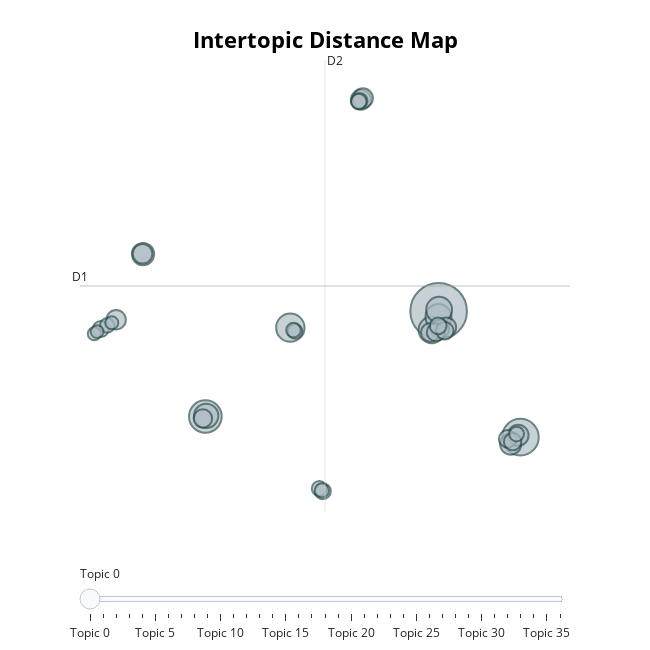

Source (notebook cell):
### Code cell
model.visualize_topics()

### Figure 1 — Plotly figure (JSON) as saved in the notebook; plotly's stock layout.template omitted (floating-point values rounded to 4 significant figures)
{"data": [{"customdata": [[0, "catholic | ireland | protestant | church | roman catholic", 1548], [1, "france | country | army | french | military", 649], [2, "witness | testimony | case | evidence | justice", 516], [3, "fund | sum | year | pay | ireland", 389], [4, "committee | bill | occasion | subject | think", 338], [5, "parliament | think | make | lord | subject", 326], [6, "lord | make | state | country | subject", 325], [7, "noble | noble lord | lord | earl | noble earl", 287], [8, "room | bergami | sleep | royal highness | highness", 240], [9, "spain | portugal | distress | country | labour", 217], [10, "army | war | volunteer | military | country", 211], [11, "chancellor exchequer | chancellor | exchequer | exchequer observe | propose", 193], [12, "motion | speaker | support | present motion | object motion", 189], [13, "pergami | royal highness | highness | royal | naples", 187], [14, "baronet | baronet baronet | worthy baronet | lord | speech", 184], [15, "year | sit | state | country | go", 184], [16, "minister | measure | give | country | present", 173], [17, "petition | petitioner | present | property | county", 170], [18, "lordship | lord | noble | counsel | think", 166], [19, "bill | reading | second | reading bill | time", 157], [20, "ship | seaman | vessel | fleet | naval", 149], [21, "prince | regent | royal | prince regent | highness", 148], [22, "militia | enemy | army | force | time", 147], [23, "petitioner | petition | present | country | people", 136], [24, "danger | consent | india | change | promise", 125], [25, "argument | precedent | reject | dissent | refuse", 124], [26, "minister | majesty | majesty minister | measure | appeal", 123], [27, "parliament | people | vote | discontent | government", 116], [28, "punishment | offence | inflict | severe | punish", 110], [29, "officer | gallant | regiment | duty | general", 105], [30, "bank | bank england | england | debt | note", 104], [31, "tax | year | taxation | increase | country", 103], [32, "confess | view | point | walk | confession", 102], [33, "virtue | majesty | regret | honourable | make", 98], [34, "speech | part speech | part | knowledge | newspaper", 83], [35, "side | believe | ciudad rodrigo | rodrigo | ciudad", 82], [36, "evidence | conclusion | witness | give | give evidence", 80]], "hovertemplate": "<b>Topic %{customdata[0]}</b><br>%{customdata[1]}<br>Size: %{customdata[2]}", "legendgroup": "", "marker": {"color": "#B0BEC5", "size": [1548, 649, 516, 389, 338, 326, 325, 287, 240, 217, 211, 193, 189, 187, 184, 184, 173, 170, 166, 157, 149, 148, 147, 136, 125, 124, 123, 116, 110, 105, 104, 103, 102, 98, 83, 82, 80], "sizemode": "area", "sizeref": 0.9675, "symbol": "circle", "line": {"color": "DarkSlateGrey", "width": 2}}, "mode": "markers", "name": "", "orientation": "v", "showlegend": false, "x": [16.22, 21.55, 1.027, 6.562, 15.77, 16.21, 16.25, 1.08, -3.033, 20.92, 21.4, 11.16, 11.29, -3.063, 16.72, -4.787, 16.29, 15.68, 0.8667, 16.04, 20.72, 16.62, 21.05, 16.19, 8.675, -5.777, 11.07, 11.01, 8.453, 21.3, 6.872, 6.769, -5.366, 8.614, -5.07, -6.207, -6.023], "xaxis": "x", "y": [3.396, -6.929, -5.236, 2.047, 1.852, 2.912, 3.508, -5.183, 8.07, -7.492, -6.774, 20.71, 20.85, 8.101, 2.077, 2.691, 1.946, 1.655, -5.397, 1.667, -7.068, 1.783, -7.296, 2.197, -11.36, 1.937, 20.62, 20.57, -11.13, -6.67, 1.737, 1.84, 2.228, -11.29, 2.447, 1.54, 1.723], "yaxis": "y", "type": "scatter"}], "layout": {"xaxis": {"anchor": "y", "domain": [0.0, 1.0], "title": {"text": ""}, "visible": false, "range": [-7.138, 24.78]}, "yaxis": {"anchor": "x", "domain": [0.0, 1.0], "title": {"text": ""}, "visible": false, "range": [-13.06, 23.97]}, "legend": {"tracegroupgap": 0, "itemsizing": "constant"}, "margin": {"t": 60}, "title": {"font": {"size": 22, "color": "Black"}, "text": "<b>Intertopic Distance Map</b>", "y": 0.95, "x": 0.5, "xanchor": "center", "yanchor": "top"}, "hoverlabel": {"font": {"size": 16, "family": "Rockwell"}, "bgcolor": "white"}, "width": 650, "height": 650, "sliders": [{"active": 0, "pad": {"t": 50}, "steps": [{"args": [{"marker.color": [["red", "#B0BEC5", "#B0BEC5", "#B0BEC5", "#B0BEC5", "#B0BEC5", "#B0BEC5", "#B0BEC5", "#B0BEC5", "#B0BEC5", "#B0BEC5", "#B0BEC5", "#B0BEC5", "#B0BEC5", "#B0BEC5", "#B0BEC5", "#B0BEC5", "#B0BEC5", "#B0BEC5", "#B0BEC5", "#B0BEC5", "#B0BEC5", "#B0BEC5", "#B0BEC5", "#B0BEC5", "#B0BEC5", "#B0BEC5", "#B0BEC5", "#B0BEC5", "#B0BEC5", "#B0BEC5", "#B0BEC5", "#B0BEC5", "#B0BEC5", "#B0BEC5", "#B0BEC5", "#B0BEC5"]]}], "label": "Topic 0", "method": "update"}, {"args": [{"marker.color": [["#B0BEC5", "red", "#B0BEC5", "#B0BEC5", "#B0BEC5", "#B0BEC5", "#B0BEC5", "#B0BEC5", "#B0BEC5", "#B0BEC5", "#B0BEC5", "#B0BEC5", "#B0BEC5", "#B0BEC5", "#B0BEC5", "#B0BEC5", "#B0BEC5", "#B0BEC5", "#B0BEC5", "#B0BEC5", "#B0BEC5", "#B0BEC5", "#B0BEC5", "#B0BEC5", "#B0BEC5", "#B0BEC5", "#B0BEC5", "#B0BEC5", "#B0BEC5", "#B0BEC5", "#B0BEC5", "#B0BEC5", "#B0BEC5", "#B0BEC5", "#B0BEC5", "#B0BEC5", "#B0BEC5"]]}], "label": "Topic 1", "method": "update"}, {"args": [{"marker.color": [["#B0BEC5", "#B0BEC5", "red", "#B0BEC5", "#B0BEC5", "#B0BEC5", "#B0BEC5", "#B0BEC5", "#B0BEC5", "#B0BEC5", "#B0BEC5", "#B0BEC5", "#B0BEC5", "#B0BEC5", "#B0BEC5", "#B0BEC5", "#B0BEC5", "#B0BEC5", "#B0BEC5", "#B0BEC5", "#B0BEC5", "#B0BEC5", "#B0BEC5", "#B0BEC5", "#B0BEC5", "#B0BEC5", "#B0BEC5", "#B0BEC5", "#B0BEC5", "#B0BEC5", "#B0BEC5", "#B0BEC5", "#B0BEC5", "#B0BEC5", "#B0BEC5", "#B0BEC5", "#B0BEC5"]]}], "label": "Topic 2", "method": "update"}, {"args": [{"marker.color": [["#B0BEC5", "#B0BEC5", "#B0BEC5", "red", "#B0BEC5", "#B0BEC5", "#B0BEC5", "#B0BEC5", "#B0BEC5", "#B0BEC5", "#B0BEC5", "#B0BEC5", "#B0BEC5", "#B0BEC5", "#B0BEC5", "#B0BEC5", "#B0BEC5", "#B0BEC5", "#B0BEC5", "#B0BEC5", "#B0BEC5", "#B0BEC5", "#B0BEC5", "#B0BEC5", "#B0BEC5", "#B0BEC5", "#B0BEC5", "#B0BEC5", "#B0BEC5", "#B0BEC5", "#B0BEC5", "#B0BEC5", "#B0BEC5", "#B0BEC5", "#B0BEC5", "#B0BEC5", "#B0BEC5"]]}], "label": "Topic 3", "method": "update"}, {"args": [{"marker.color": [["#B0BEC5", "#B0BEC5", "#B0BEC5", "#B0BEC5", "red", "#B0BEC5", "#B0BEC5", "#B0BEC5", "#B0BEC5", "#B0BEC5", "#B0BEC5", "#B0BEC5", "#B0BEC5", "#B0BEC5", "#B0BEC5", "#B0BEC5", "#B0BEC5", "#B0BEC5", "#B0BEC5", "#B0BEC5", "#B0BEC5", "#B0BEC5", "#B0BEC5", "#B0BEC5", "#B0BEC5", "#B0BEC5", "#B0BEC5", "#B0BEC5", "#B0BEC5", "#B0BEC5", "#B0BEC5", "#B0BEC5", "#B0BEC5", "#B0BEC5", "#B0BEC5", "#B0BEC5", "#B0BEC5"]]}], "label": "Topic 4", "method": "update"}, {"args": [{"marker.color": [["#B0BEC5", "#B0BEC5", "#B0BEC5", "#B0BEC5", "#B0BEC5", "red", "#B0BEC5", "#B0BEC5", "#B0BEC5", "#B0BEC5", "#B0BEC5", "#B0BEC5", "#B0BEC5", "#B0BEC5", "#B0BEC5", "#B0BEC5", "#B0BEC5", "#B0BEC5", "#B0BEC5", "#B0BEC5", "#B0BEC5", "#B0BEC5", "#B0BEC5", "#B0BEC5", "#B0BEC5", "#B0BEC5", "#B0BEC5", "#B0BEC5", "#B0BEC5", "#B0BEC5", "#B0BEC5", "#B0BEC5", "#B0BEC5", "#B0BEC5", "#B0BEC5", "#B0BEC5", "#B0BEC5"]]}], "label": "Topic 5", "method": "update"}, {"args": [{"marker.color": [["#B0BEC5", "#B0BEC5", "#B0BEC5", "#B0BEC5", "#B0BEC5", "#B0BEC5", "red", "#B0BEC5", "#B0BEC5", "#B0BEC5", "#B0BEC5", "#B0BEC5", "#B0BEC5", "#B0BEC5", "#B0BEC5", "#B0BEC5", "#B0BEC5", "#B0BEC5", "#B0BEC5", "#B0BEC5", "#B0BEC5", "#B0BEC5", "#B0BEC5", "#B0BEC5", "#B0BEC5", "#B0BEC5", "#B0BEC5", "#B0BEC5", "#B0BEC5", "#B0BEC5", "#B0BEC5", "#B0BEC5", "#B0BEC5", "#B0BEC5", "#B0BEC5", "#B0BEC5", "#B0BEC5"]]}], "label": "Topic 6", "method": "update"}, {"args": [{"marker.color": [["#B0BEC5", "#B0BEC5", "#B0BEC5", "#B0BEC5", "#B0BEC5", "#B0BEC5", "#B0BEC5", "red", "#B0BEC5", "#B0BEC5", "#B0BEC5", "#B0BEC5", "#B0BEC5", "#B0BEC5", "#B0BEC5", "#B0BEC5", "#B0BEC5", "#B0BEC5", "#B0BEC5", "#B0BEC5", "#B0BEC5", "#B0BEC5", "#B0BEC5", "#B0BEC5", "#B0BEC5", "#B0BEC5", "#B0BEC5", "#B0BEC5", "#B0BEC5", "#B0BEC5", "#B0BEC5", "#B0BEC5", "#B0BEC5", "#B0BEC5", "#B0BEC5", "#B0BEC5", "#B0BEC5"]]}], "label": "Topic 7", "method": "update"}, {"args": [{"marker.color": [["#B0BEC5", "#B0BEC5", "#B0BEC5", "#B0BEC5", "#B0BEC5", "#B0BEC5", "#B0BEC5", "#B0BEC5", "red", "#B0BEC5", "#B0BEC5", "#B0BEC5", "#B0BEC5", "#B0BEC5", "#B0BEC5", "#B0BEC5", "#B0BEC5", "#B0BEC5", "#B0BEC5", "#B0BEC5", "#B0BEC5", "#B0BEC5", "#B0BEC5", "#B0BEC5", "#B0BEC5", "#B0BEC5", "#B0BEC5", "#B0BEC5", "#B0BEC5", "#B0BEC5", "#B0BEC5", "#B0BEC5", "#B0BEC5", "#B0BEC5", "#B0BEC5", "#B0BEC5", "#B0BEC5"]]}], "label": "Topic 8", "method": "update"}, {"args": [{"marker.color": [["#B0BEC5", "#B0BEC5", "#B0BEC5", "#B0BEC5", "#B0BEC5", "#B0BEC5", "#B0BEC5", "#B0BEC5", "#B0BEC5", "red", "#B0BEC5", "#B0BEC5", "#B0BEC5", "#B0BEC5", "#B0BEC5", "#B0BEC5", "#B0BEC5", "#B0BEC5", "#B0BEC5", "#B0BEC5", "#B0BEC5", "#B0BEC5", "#B0BEC5", "#B0BEC5", "#B0BEC5", "#B0BEC5", "#B0BEC5", "#B0BEC5", "#B0BEC5", "#B0BEC5", "#B0BEC5", "#B0BEC5", "#B0BEC5", "#B0BEC5", "#B0BEC5", "#B0BEC5", "#B0BEC5"]]}], "label": "Topic 9", "method": "update"}, {"args": [{"marker.color": [["#B0BEC5", "#B0BEC5", "#B0BEC5", "#B0BEC5", "#B0BEC5", "#B0BEC5", "#B0BEC5", "#B0BEC5", "#B0BEC5", "#B0BEC5", "red", "#B0BEC5", "#B0BEC5", "#B0BEC5", "#B0BEC5", "#B0BEC5", "#B0BEC5", "#B0BEC5", "#B0BEC5", "#B0BEC5", "#B0BEC5", "#B0BEC5", "#B0BEC5", "#B0BEC5", "#B0BEC5", "#B0BEC5", "#B0BEC5", "#B0BEC5", "#B0BEC5", "#B0BEC5", "#B0BEC5", "#B0BEC5", "#B0BEC5", "#B0BEC5", "#B0BEC5", "#B0BEC5", "#B0BEC5"]]}], "label": "Topic 10", "method": "update"}, {"args": [{"marker.color": [["#B0BEC5", "#B0BEC5", "#B0BEC5", "#B0BEC5", "#B0BEC5", "#B0BEC5", "#B0BEC5", "#B0BEC5", "#B0BEC5", "#B0BEC5", "#B0BEC5", "red", "#B0BEC5", "#B0BEC5", "#B0BEC5", "#B0BEC5", "#B0BEC5", "#B0BEC5", "#B0BEC5", "#B0BEC5", "#B0BEC5", "#B0BEC5", "#B0BEC5", "#B0BEC5", "#B0BEC5", "#B0BEC5", "#B0BEC5", "#B0BEC5", "#B0BEC5", "#B0BEC5", "#B0BEC5", "#B0BEC5", "#B0BEC5", "#B0BEC5", "#B0BEC5", "#B0BEC5", "#B0BEC5"]]}], "label": "Topic 11", "method": "update"}, {"args": [{"marker.color": [["#B0BEC5", "#B0BEC5", "#B0BEC5", "#B0BEC5", "#B0BEC5", "#B0BEC5", "#B0BEC5", "#B0BEC5", "#B0BEC5", "#B0BEC5", "#B0BEC5", "#B0BEC5", "red", "#B0BEC5", "#B0BEC5", "#B0BEC5", "#B0BEC5", "#B0BEC5", "#B0BEC5", "#B0BEC5", "#B0BEC5", "#B0BEC5", "#B0BEC5", "#B0BEC5", "#B0BEC5", "#B0BEC5", "#B0BEC5", "#B0BEC5", "#B0BEC5", "#B0BEC5", "#B0BEC5", "#B0BEC5", "#B0BEC5", "#B0BEC5", "#B0BEC5", "#B0BEC5", "#B0BEC5"]]}], "label": "Topic 12", "method": "update"}, {"args": [{"marker.color": [["#B0BEC5", "#B0BEC5", "#B0BEC5", "#B0BEC5", "#B0BEC5", "#B0BEC5", "#B0BEC5", "#B0BEC5", "#B0BEC5", "#B0BEC5", "#B0BEC5", "#B0BEC5", "#B0BEC5", "red", "#B0BEC5", "#B0BEC5", "#B0BEC5", "#B0BEC5", "#B0BEC5", "#B0BEC5", "#B0BEC5", "#B0BEC5", "#B0BEC5", "#B0BEC5", "#B0BEC5", "#B0BEC5", "#B0BEC5", "#B0BEC5", "#B0BEC5", "#B0BEC5", "#B0BEC5", "#B0BEC5", "#B0BEC5", "#B0BEC5", "#B0BEC5", "#B0BEC5", "#B0BEC5"]]}], "label": "Topic 13", "method": "update"}, {"args": [{"marker.color": [["#B0BEC5", "#B0BEC5", "#B0BEC5", "#B0BEC5", "#B0BEC5", "#B0BEC5", "#B0BEC5", "#B0BEC5", "#B0BEC5", "#B0BEC5", "#B0BEC5", "#B0BEC5", "#B0BEC5", "#B0BEC5", "red", "#B0BEC5", "#B0BEC5", "#B0BEC5", "#B0BEC5", "#B0BEC5", "#B0BEC5", "#B0BEC5", "#B0BEC5", "#B0BEC5", "#B0BEC5", "#B0BEC5", "#B0BEC5", "#B0BEC5", "#B0BEC5", "#B0BEC5", "#B0BEC5", "#B0BEC5", "#B0BEC5", "#B0BEC5", "#B0BEC5", "#B0BEC5", "#B0BEC5"]]}], "label": "Topic 14", "method": "update"}, {"args": [{"marker.color": [["#B0BEC5", "#B0BEC5", "#B0BEC5", "#B0BEC5", "#B0BEC5", "#B0BEC5", "#B0BEC5", "#B0BEC5", "#B0BEC5", "#B0BEC5", "#B0BEC5", "#B0BEC5", "#B0BEC5", "#B0BEC5", "#B0BEC5", "red", "#B0BEC5", "#B0BEC5", "#B0BEC5", "#B0BEC5", "#B0BEC5", "#B0BEC5", "#B0BEC5", "#B0BEC5", "#B0BEC5", "#B0BEC5", "#B0BEC5", "#B0BEC5", "#B0BEC5", "#B0BEC5", "#B0BEC5", "#B0BEC5", "#B0BEC5", "#B0BEC5", "#B0BEC5", "#B0BEC5", "#B0BEC5"]]}], "label": "Topic 15", "method": "update"}, {"args": [{"marker.color": [["#B0BEC5", "#B0BEC5", "#B0BEC5", "#B0BEC5", "#B0BEC5", "#B0BEC5", "#B0BEC5", "#B0BEC5", "#B0BEC5", "#B0BEC5", "#B0BEC5", "#B0BEC5", "#B0BEC5", "#B0BEC5", "#B0BEC5", "#B0BEC5", "red", "#B0BEC5", "#B0BEC5", "#B0BEC5", "#B0BEC5", "#B0BEC5", "#B0BEC5", "#B0BEC5", "#B0BEC5", "#B0BEC5", "#B0BEC5", "#B0BEC5", "#B0BEC5", "#B0BEC5", "#B0BEC5", "#B0BEC5", "#B0BEC5", "#B0BEC5", "#B0BEC5", "#B0BEC5", "#B0BEC5"]]}], "label": "Topic 16", "method": "update"}, {"args": [{"marker.color": [["#B0BEC5", "#B0BEC5", "#B0BEC5", "#B0BEC5", "#B0BEC5", "#B0BEC5", "#B0BEC5", "#B0BEC5", "#B0BEC5", "#B0BEC5", "#B0BEC5", "#B0BEC5", "#B0BEC5", "#B0BEC5", "#B0BEC5", "#B0BEC5", "#B0BEC5", "red", "#B0BEC5", "#B0BEC5", "#B0BEC5", "#B0BEC5", "#B0BEC5", "#B0BEC5", "#B0BEC5", "#B0BEC5", "#B0BEC5", "#B0BEC5", "#B0BEC5", "#B0BEC5", "#B0BEC5", "#B0BEC5", "#B0BEC5", "#B0BEC5", "#B0BEC5", "#B0BEC5", "#B0BEC5"]]}], "label": "Topic 17", "method": "update"}, {"args": [{"marker.color": [["#B0BEC5", "#B0BEC5", "#B0BEC5", "#B0BEC5", "#B0BEC5", "#B0BEC5", "#B0BEC5", "#B0BEC5", "#B0BEC5", "#B0BEC5", "#B0BEC5", "#B0BEC5", "#B0BEC5", "#B0BEC5", "#B0BEC5", "#B0BEC5", "#B0BEC5", "#B0BEC5", "red", "#B0BEC5", "#B0BEC5", "#B0BEC5", "#B0BEC5", "#B0BEC5", "#B0BEC5", "#B0BEC5", "#B0BEC5", "#B0BEC5", "#B0BEC5", "#B0BEC5", "#B0BEC5", "#B0BEC5", "#B0BEC5", "#B0BEC5", "#B0BEC5", "#B0BEC5", "#B0BEC5"]]}], "label": "Topic 18", "method": "update"}, {"args": [{"marker.color": [["#B0BEC5", "#B0BEC5", "#B0BEC5", "#B0BEC5", "#B0BEC5", "#B0BEC5", "#B0BEC5", "#B0BEC5", "#B0BEC5", "#B0BEC5", "#B0BEC5", "#B0BEC5", "#B0BEC5", "#B0BEC5", "#B0BEC5", "#B0BEC5", "#B0BEC5", "#B0BEC5", "#B0BEC5", "red", "#B0BEC5", "#B0BEC5", "#B0BEC5", "#B0BEC5", "#B0BEC5", "#B0BEC5", "#B0BEC5", "#B0BEC5", "#B0BEC5", "#B0BEC5", "#B0BEC5", "#B0BEC5", "#B0BEC5", "#B0BEC5", "#B0BEC5", "#B0BEC5", "#B0BEC5"]]}], "label": "Topic 19", "method": "update"}, {"args": [{"marker.color": [["#B0BEC5", "#B0BEC5", "#B0BEC5", "#B0BEC5", "#B0BEC5", "#B0BEC5", "#B0BEC5", "#B0BEC5", "#B0BEC5", "#B0BEC5", "#B0BEC5", "#B0BEC5", "#B0BEC5", "#B0BEC5", "#B0BEC5", "#B0BEC5", "#B0BEC5", "#B0BEC5", "#B0BEC5", "#B0BEC5", "red", "#B0BEC5", "#B0BEC5", "#B0BEC5", "#B0BEC5", "#B0BEC5", "#B0BEC5", "#B0BEC5", "#B0BEC5", "#B0BEC5", "#B0BEC5", "#B0BEC5", "#B0BEC5", "#B0BEC5", "#B0BEC5", "#B0BEC5", "#B0BEC5"]]}], "label": "Topic 20", "method": "update"}, {"args": [{"marker.color": [["#B0BEC5", "#B0BEC5", "#B0BEC5", "#B0BEC5", "#B0BEC5", "#B0BEC5", "#B0BEC5", "#B0BEC5", "#B0BEC5", "#B0BEC5", "#B0BEC5", "#B0BEC5", "#B0BEC5", "#B0BEC5", "#B0BEC5", "#B0BEC5", "#B0BEC5", "#B0BEC5", "#B0BEC5", "#B0BEC5", "#B0BEC5", "red", "#B0BEC5", "#B0BEC5", "#B0BEC5", "#B0BEC5", "#B0BEC5", "#B0BEC5", "#B0BEC5", "#B0BEC5", "#B0BEC5", "#B0BEC5", "#B0BEC5", "#B0BEC5", "#B0BEC5", "#B0BEC5", "#B0BEC5"]]}], "label": "Topic 21", "method": "update"}, {"args": [{"marker.color": [["#B0BEC5", "#B0BEC5", "#B0BEC5", "#B0BEC5", "#B0BEC5", "#B0BEC5", "#B0BEC5", "#B0BEC5", "#B0BEC5", "#B0BEC5", "#B0BEC5", "#B0BEC5", "#B0BEC5", "#B0BEC5", "#B0BEC5", "#B0BEC5", "#B0BEC5", "#B0BEC5", "#B0BEC5", "#B0BEC5", "#B0BEC5", "#B0BEC5", "red", "#B0BEC5", "#B0BEC5", "#B0BEC5", "#B0BEC5", "#B0BEC5", "#B0BEC5", "#B0BEC5", "#B0BEC5", "#B0BEC5", "#B0BEC5", "#B0BEC5", "#B0BEC5", "#B0BEC5", "#B0BEC5"]]}], "label": "Topic 22", "method": "update"}, {"args": [{"marker.color": [["#B0BEC5", "#B0BEC5", "#B0BEC5", "#B0BEC5", "#B0BEC5", "#B0BEC5", "#B0BEC5", "#B0BEC5", "#B0BEC5", "#B0BEC5", "#B0BEC5", "#B0BEC5", "#B0BEC5", "#B0BEC5", "#B0BEC5", "#B0BEC5", "#B0BEC5", "#B0BEC5", "#B0BEC5", "#B0BEC5", "#B0BEC5", "#B0BEC5", "#B0BEC5", "red", "#B0BEC5", "#B0BEC5", "#B0BEC5", "#B0BEC5", "#B0BEC5", "#B0BEC5", "#B0BEC5", "#B0BEC5", "#B0BEC5", "#B0BEC5", "#B0BEC5", "#B0BEC5", "#B0BEC5"]]}], "label": "Topic 23", "method": "update"}, {"args": [{"marker.color": [["#B0BEC5", "#B0BEC5", "#B0BEC5", "#B0BEC5", "#B0BEC5", "#B0BEC5", "#B0BEC5", "#B0BEC5", "#B0BEC5", "#B0BEC5", "#B0BEC5", "#B0BEC5", "#B0BEC5", "#B0BEC5", "#B0BEC5", "#B0BEC5", "#B0BEC5", "#B0BEC5", "#B0BEC5", "#B0BEC5", "#B0BEC5", "#B0BEC5", "#B0BEC5", "#B0BEC5", "red", "#B0BEC5", "#B0BEC5", "#B0BEC5", "#B0BEC5", "#B0BEC5", "#B0BEC5", "#B0BEC5", "#B0BEC5", "#B0BEC5", "#B0BEC5", "#B0BEC5", "#B0BEC5"]]}], "label": "Topic 24", "method": "update"}, {"args": [{"marker.color": [["#B0BEC5", "#B0BEC5", "#B0BEC5", "#B0BEC5", "#B0BEC5", "#B0BEC5", "#B0BEC5", "#B0BEC5", "#B0BEC5", "#B0BEC5", "#B0BEC5", "#B0BEC5", "#B0BEC5", "#B0BEC5", "#B0BEC5", "#B0BEC5", "#B0BEC5", "#B0BEC5", "#B0BEC5", "#B0BEC5", "#B0BEC5", "#B0BEC5", "#B0BEC5", "#B0BEC5", "#B0BEC5", "red", "#B0BEC5", "#B0BEC5", "#B0BEC5", "#B0BEC5", "#B0BEC5", "#B0BEC5", "#B0BEC5", "#B0BEC5", "#B0BEC5", "#B0BEC5", "#B0BEC5"]]}], "label": "Topic 25", "method": "update"}, {"args": [{"marker.color": [["#B0BEC5", "#B0BEC5", "#B0BEC5", "#B0BEC5", "#B0BEC5", "#B0BEC5", "#B0BEC5", "#B0BEC5", "#B0BEC5", "#B0BEC5", "#B0BEC5", "#B0BEC5", "#B0BEC5", "#B0BEC5", "#B0BEC5", "#B0BEC5", "#B0BEC5", "#B0BEC5", "#B0BEC5", "#B0BEC5", "#B0BEC5", "#B0BEC5", "#B0BEC5", "#B0BEC5", "#B0BEC5", "#B0BEC5", "red", "#B0BEC5", "#B0BEC5", "#B0BEC5", "#B0BEC5", "#B0BEC5", "#B0BEC5", "#B0BEC5", "#B0BEC5", "#B0BEC5", "#B0BEC5"]]}], "label": "Topic 26", "method": "update"}, {"args": [{"marker.color": [["#B0BEC5", "#B0BEC5", "#B0BEC5", "#B0BEC5", "#B0BEC5", "#B0BEC5", "#B0BEC5", "#B0BEC5", "#B0BEC5", "#B0BEC5", "#B0BEC5", "#B0BEC5", "#B0BEC5", "#B0BEC5", "#B0BEC5", "#B0BEC5", "#B0BEC5", "#B0BEC5", "#B0BEC5", "#B0BEC5", "#B0BEC5", "#B0BEC5", "#B0BEC5", "#B0BEC5", "#B0BEC5", "#B0BEC5", "#B0BEC5", "red", "#B0BEC5", "#B0BEC5", "#B0BEC5", "#B0BEC5", "#B0BEC5", "#B0BEC5", "#B0BEC5", "#B0BEC5", "#B0BEC5"]]}], "label": "Topic 27", "method": "update"}, {"args": [{"marker.color": [["#B0BEC5", "#B0BEC5", "#B0BEC5", "#B0BEC5", "#B0BEC5", "#B0BEC5", "#B0BEC5", "#B0BEC5", "#B0BEC5", "#B0BEC5", "#B0BEC5", "#B0BEC5", "#B0BEC5", "#B0BEC5", "#B0BEC5", "#B0BEC5", "#B0BEC5", "#B0BEC5", "#B0BEC5", "#B0BEC5", "#B0BEC5", "#B0BEC5", "#B0BEC5", "#B0BEC5", "#B0BEC5", "#B0BEC5", "#B0BEC5", "#B0BEC5", "red", "#B0BEC5", "#B0BEC5", "#B0BEC5", "#B0BEC5", "#B0BEC5", "#B0BEC5", "#B0BEC5", "#B0BEC5"]]}], "label": "Topic 28", "method": "update"}, {"args": [{"marker.color": [["#B0BEC5", "#B0BEC5", "#B0BEC5", "#B0BEC5", "#B0BEC5", "#B0BEC5", "#B0BEC5", "#B0BEC5", "#B0BEC5", "#B0BEC5", "#B0BEC5", "#B0BEC5", "#B0BEC5", "#B0BEC5", "#B0BEC5", "#B0BEC5", "#B0BEC5", "#B0BEC5", "#B0BEC5", "#B0BEC5", "#B0BEC5", "#B0BEC5", "#B0BEC5", "#B0BEC5", "#B0BEC5", "#B0BEC5", "#B0BEC5", "#B0BEC5", "#B0BEC5", "red", "#B0BEC5", "#B0BEC5", "#B0BEC5", "#B0BEC5", "#B0BEC5", "#B0BEC5", "#B0BEC5"]]}], "label": "Topic 29", "method": "update"}, {"args": [{"marker.color": [["#B0BEC5", "#B0BEC5", "#B0BEC5", "#B0BEC5", "#B0BEC5", "#B0BEC5", "#B0BEC5", "#B0BEC5", "#B0BEC5", "#B0BEC5", "#B0BEC5", "#B0BEC5", "#B0BEC5", "#B0BEC5", "#B0BEC5", "#B0BEC5", "#B0BEC5", "#B0BEC5", "#B0BEC5", "#B0BEC5", "#B0BEC5", "#B0BEC5", "#B0BEC5", "#B0BEC5", "#B0BEC5", "#B0BEC5", "#B0BEC5", "#B0BEC5", "#B0BEC5", "#B0BEC5", "red", "#B0BEC5", "#B0BEC5", "#B0BEC5", "#B0BEC5", "#B0BEC5", "#B0BEC5"]]}], "label": "Topic 30", "method": "update"}, {"args": [{"marker.color": [["#B0BEC5", "#B0BEC5", "#B0BEC5", "#B0BEC5", "#B0BEC5", "#B0BEC5", "#B0BEC5", "#B0BEC5", "#B0BEC5", "#B0BEC5", "#B0BEC5", "#B0BEC5", "#B0BEC5", "#B0BEC5", "#B0BEC5", "#B0BEC5", "#B0BEC5", "#B0BEC5", "#B0BEC5", "#B0BEC5", "#B0BEC5", "#B0BEC5", "#B0BEC5", "#B0BEC5", "#B0BEC5", "#B0BEC5", "#B0BEC5", "#B0BEC5", "#B0BEC5", "#B0BEC5", "#B0BEC5", "red", "#B0BEC5", "#B0BEC5", "#B0BEC5", "#B0BEC5", "#B0BEC5"]]}], "label": "Topic 31", "method": "update"}, {"args": [{"marker.color": [["#B0BEC5", "#B0BEC5", "#B0BEC5", "#B0BEC5", "#B0BEC5", "#B0BEC5", "#B0BEC5", "#B0BEC5", "#B0BEC5", "#B0BEC5", "#B0BEC5", "#B0BEC5", "#B0BEC5", "#B0BEC5", "#B0BEC5", "#B0BEC5", "#B0BEC5", "#B0BEC5", "#B0BEC5", "#B0BEC5", "#B0BEC5", "#B0BEC5", "#B0BEC5", "#B0BEC5", "#B0BEC5", "#B0BEC5", "#B0BEC5", "#B0BEC5", "#B0BEC5", "#B0BEC5", "#B0BEC5", "#B0BEC5", "red", "#B0BEC5", "#B0BEC5", "#B0BEC5", "#B0BEC5"]]}], "label": "Topic 32", "method": "update"}, {"args": [{"marker.color": [["#B0BEC5", "#B0BEC5", "#B0BEC5", "#B0BEC5", "#B0BEC5", "#B0BEC5", "#B0BEC5", "#B0BEC5", "#B0BEC5", "#B0BEC5", "#B0BEC5", "#B0BEC5", "#B0BEC5", "#B0BEC5", "#B0BEC5", "#B0BEC5", "#B0BEC5", "#B0BEC5", "#B0BEC5", "#B0BEC5", "#B0BEC5", "#B0BEC5", "#B0BEC5", "#B0BEC5", "#B0BEC5", "#B0BEC5", "#B0BEC5", "#B0BEC5", "#B0BEC5", "#B0BEC5", "#B0BEC5", "#B0BEC5", "#B0BEC5", "red", "#B0BEC5", "#B0BEC5", "#B0BEC5"]]}], "label": "Topic 33", "method": "update"}, {"args": [{"marker.color": [["#B0BEC5", "#B0BEC5", "#B0BEC5", "#B0BEC5", "#B0BEC5", "#B0BEC5", "#B0BEC5", "#B0BEC5", "#B0BEC5", "#B0BEC5", "#B0BEC5", "#B0BEC5", "#B0BEC5", "#B0BEC5", "#B0BEC5", "#B0BEC5", "#B0BEC5", "#B0BEC5", "#B0BEC5", "#B0BEC5", "#B0BEC5", "#B0BEC5", "#B0BEC5", "#B0BEC5", "#B0BEC5", "#B0BEC5", "#B0BEC5", "#B0BEC5", "#B0BEC5", "#B0BEC5", "#B0BEC5", "#B0BEC5", "#B0BEC5", "#B0BEC5", "red", "#B0BEC5", "#B0BEC5"]]}], "label": "Topic 34", "method": "update"}, {"args": [{"marker.color": [["#B0BEC5", "#B0BEC5", "#B0BEC5", "#B0BEC5", "#B0BEC5", "#B0BEC5", "#B0BEC5", "#B0BEC5", "#B0BEC5", "#B0BEC5", "#B0BEC5", "#B0BEC5", "#B0BEC5", "#B0BEC5", "#B0BEC5", "#B0BEC5", "#B0BEC5", "#B0BEC5", "#B0BEC5", "#B0BEC5", "#B0BEC5", "#B0BEC5", "#B0BEC5", "#B0BEC5", "#B0BEC5", "#B0BEC5", "#B0BEC5", "#B0BEC5", "#B0BEC5", "#B0BEC5", "#B0BEC5", "#B0BEC5", "#B0BEC5", "#B0BEC5", "#B0BEC5", "red", "#B0BEC5"]]}], "label": "Topic 35", "method": "update"}, {"args": [{"marker.color": [["#B0BEC5", "#B0BEC5", "#B0BEC5", "#B0BEC5", "#B0BEC5", "#B0BEC5", "#B0BEC5", "#B0BEC5", "#B0BEC5", "#B0BEC5", "#B0BEC5", "#B0BEC5", "#B0BEC5", "#B0BEC5", "#B0BEC5", "#B0BEC5", "#B0BEC5", "#B0BEC5", "#B0BEC5", "#B0BEC5", "#B0BEC5", "#B0BEC5", "#B0BEC5", "#B0BEC5", "#B0BEC5", "#B0BEC5", "#B0BEC5", "#B0BEC5", "#B0BEC5", "#B0BEC5", "#B0BEC5", "#B0BEC5", "#B0BEC5", "#B0BEC5", "#B0BEC5", "#B0BEC5", "red"]]}], "label": "Topic 36", "method": "update"}]}], "shapes": [{"line": {"color": "#CFD8DC", "width": 2}, "type": "line", "x0": 8.82, "x1": 8.82, "y0": -13.06, "y1": 23.97}, {"line": {"color": "#9E9E9E", "width": 2}, "type": "line", "x0": -7.138, "x1": 24.78, "y0": 5.458, "y1": 5.458}], "annotations": [{"showarrow": false, "text": "D1", "x": -7.138, "y": 5.458, "yshift": 10}, {"showarrow": false, "text": "D2", "x": 8.82, "xshift": 10, "y": 23.97}]}}
